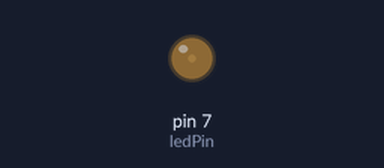
A sketch run on a simulated Arduino Uno, built with avr-gcc and run on an emulated ATmega328P. On the bench: output pins drawn as LEDs (lit = HIGH).

Above: at 0.05 s.
At 0.35 s:
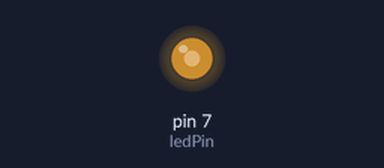
At 0.45 s:
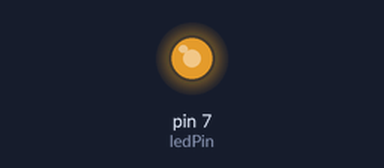
At 0.9 s:
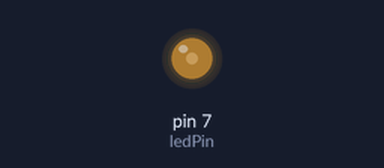
Timing chart, 0 to 3.0 s (numbered marks = the images above):
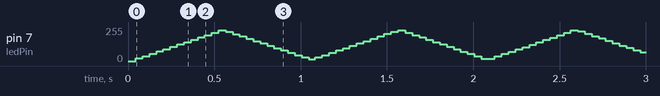

The sketch:

06C17.ino
```cpp
const int ledPin = 7;

unsigned int currentPeriodUs = 1000; // 기본값
unsigned long onTimeUs = 0;
unsigned long offTimeUs = 0;

// 각 단계에 머무를 시간 1,000,000/200 = 5000
const unsigned long stepDurationUs = 5000;

// 함수 1
void set_period(int period) {
  currentPeriodUs = period;
}

// 함수 2
void set_duty(int duty) {
  onTimeUs = currentPeriodUs * (duty / 100.0);
  offTimeUs = currentPeriodUs - onTimeUs;
  }

void customPwm() {
  // digitalWrite()와 delayMicroseconds() 사용
  if (onTimeUs > 0) {
    digitalWrite(ledPin, HIGH);
    delayMicroseconds(onTimeUs);

    if (offTimeUs > 0) {
      digitalWrite(ledPin, LOW);
      delayMicroseconds(offTimeUs);
    }
  }
}

void setup() {
  pinMode(ledPin, OUTPUT);

  //set_period(10000); // 10ms
  //set_period(1000);  // 1ms
  set_period(100);   // 0.1ms
}

void loop() {

  // 밝기 증가 (0 -> 99) / 0.5초
  for (int duty = 0; duty < 100; duty++) {
    set_duty(duty);
    unsigned long startTime = micros();
    while (micros() - startTime <= stepDurationUs) {
      customPwm();
    }
  }

  // 밝기 감소 (100 -> 1) / 0.5초
  for (int duty = 100; duty > 0; duty--) {
    set_duty(duty);
    unsigned long startTime = micros();
    while (micros() - startTime <= stepDurationUs) {
      customPwm();
    }
  }
}
```
